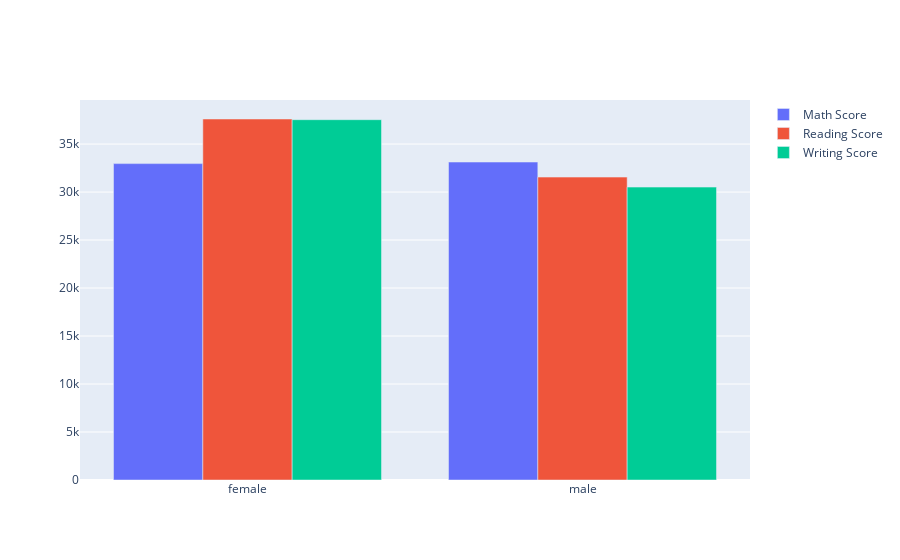

Notebook code cell kept with this figure:
### Code cell
groupe_math_gen = df.groupby(['gender'])['math score'].sum().reset_index()
groupe_reading_gen = df.groupby('gender')['reading score'].sum().reset_index()
groupe_writing_gen = df.groupby('gender')['writing score'].sum().reset_index()

fig = go.Figure(data=[
    go.Bar(name='Math Score', x=groupe_math_gen['gender'], y=groupe_math_gen['math score']),
    go.Bar(name='Reading Score', x=groupe_reading_gen['gender'], y=groupe_reading_gen['reading score']),
    go.Bar(name='Writing Score', x=groupe_writing_gen['gender'], y=groupe_writing_gen['writing score'])
])
# Change the bar mode
fig.update_layout(barmode='group')
fig.show()

### Figure 1 — Plotly figure (JSON) as saved in the notebook; plotly's stock layout.template omitted (floating-point values rounded to 4 significant figures)
{"data": [{"name": "Math Score", "type": "bar", "x": ["female", "male"], "y": [32962, 33127]}, {"name": "Reading Score", "type": "bar", "x": ["female", "male"], "y": [37611, 31558]}, {"name": "Writing Score", "type": "bar", "x": ["female", "male"], "y": [37538, 30516]}], "layout": {"barmode": "group"}}
